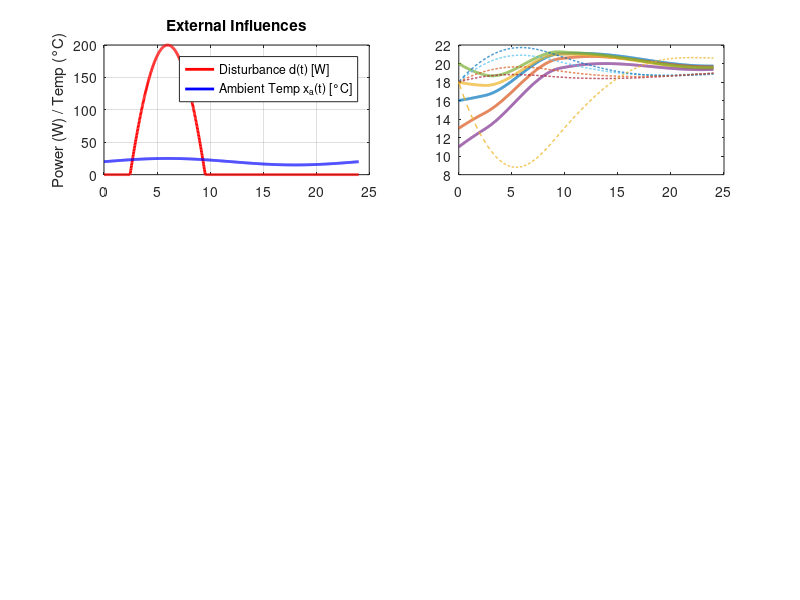

Write MATLAB code to recreate this figure. (Note: this script raises an error after producing the figure.)
nRooms = 5;
nControls = 3;
nMeasurements = 2;

q = 1e4;  
r = 1e2;  
x_bar = 20 * ones(nRooms, 1);
T = 86400;
t = linspace(0, T, 1000);
c = 1/(1.08e6);

A = [-30 10 0 0 10;
     10 -40 10 0 10;
     0 10 -40 10 10;
     0 0 10 -30 10;
     10 10 10 10 -50] * c;

B = [1 0 0;
     0 1 0;
     0 0 0;
     0 0 1;
     0 0 0] * c;

C = [0 1 0 0 0;   
     0 0 0 1 0];   

Q = q * eye(nRooms);
R = r * eye(nControls);
[K, P, E] = lqr(A, B, Q, R);

if rank(obsv(A, C)) == nRooms
    fprintf('System is observable.\n');
else
    fprintf('System is NOT observable\n');
end

obs_poles_multiplier = 2;  
desired_obs_poles = obs_poles_multiplier * max(real(E)) * linspace(1, 1.5, nRooms);
L = place(A', C', desired_obs_poles)';

B_ambient = [10; 10; 10; 10; 10] * c;
D_disturbance = eye(5) * c;
x_a = @(t) 20 + 5*sin(2*pi*t/86400);
d_func = @(t) max(0, 500 * sin(2 * pi*t/86400) - 300);

ssign = @(x) (x>0) - (x<0);
x0_true = zeros(nRooms, 1);
for i = 1:nRooms
    x0_true(i) = 15 - i * ssign((-1)^i);
end
z0_true = x0_true - x_bar;

x0_est = 18 * ones(nRooms, 1);  
z0_est = x0_est - x_bar;

z0_aug = [z0_true; z0_est];

augmentedDynamics = @(t, z_aug) [
    A * z_aug(1:5) + B * (-K * z_aug(6:10)) + ...  
    B_ambient * (x_a(t) - 20) + ...              
    D_disturbance * d_func(t) * ones(5,1);       
    
    A * z_aug(6:10) + B * (-K * z_aug(6:10)) + ... 
    L * (C * z_aug(1:5) - C * z_aug(6:10))         
];

[t_sim, z_aug] = ode45(@(t,z) augmentedDynamics(t, z), t, z0_aug);

z_true = z_aug(:, 1:5)';
z_est = z_aug(:, 6:10)';

x_true = z_true + x_bar;
x_est = z_est + x_bar;

u_sim = zeros(length(t_sim), nControls);
for i = 1:length(t_sim)
    u_sim(i,:) = (-K * z_est(:,i))';
end


t_hours = t_sim / 3600;

figure('Position', [100, 100, 1400, 1000]);

subplot(3, 2, 1);
d_values = arrayfun(d_func, t_sim);
x_a_values = arrayfun(x_a, t_sim);
plot(t_hours, d_values, 'r-', 'LineWidth', 2); hold on;
plot(t_hours, x_a_values, 'b-', 'LineWidth', 2);
ylabel('Power (W) / Temp (°C)');
title('External Influences');
legend('Disturbance d(t) [W]', 'Ambient Temp x_a(t) [°C]', 'Location', 'best');
grid on;

subplot(3, 2, 2);
plot(t_hours, x_true', 'LineWidth', 2); hold on;
plot(t_hours, x_est', '--', 'LineWidth', 1);
yline(20, '--k', 'Setpoint 20°C', 'LineWidth', 1);
ylabel('Temperature (°C)');
title('True (solid) vs Estimated (dashed) Temperatures');
legend('Room 1', 'Room 2', 'Room 3', 'Room 4', 'Room 5', 'Location', 'best');
grid on;

subplot(3, 2, 3);
plot(t_hours, u_sim, 'LineWidth', 2);
ylabel('Heating Power (W)');
title('Control Inputs');
legend('Room 1 Heater', 'Room 2 Heater', 'Room 4 Heater', 'Location', 'best');
grid on;

subplot(3, 2, 4);
est_errors = x_true' - x_est';
plot(t_hours, est_errors, 'LineWidth', 1.5);
ylabel('Estimation Error (°C)');
title('Observer Performance: True - Estimated');
legend('Room 1', 'Room 2', 'Room 3', 'Room 4', 'Room 5', 'Location', 'best');
grid on;

subplot(3, 2, 5);
total_power = sum(u_sim, 2);
plot(t_hours, total_power, 'k-', 'LineWidth', 2);
ylabel('Total Power (W)');
xlabel('Time (hours)');
title('Total Control Effort');
grid on;

subplot(3, 2, 6);
tracking_errors = x_true' - x_bar';
plot(t_hours, tracking_errors, 'LineWidth', 1.5);
ylabel('Tracking Error (°C)');
xlabel('Time (hours)');
title('True System Tracking Performance');
legend('Room 1', 'Room 2', 'Room 3', 'Room 4', 'Room 5', 'Location', 'best');
grid on;
